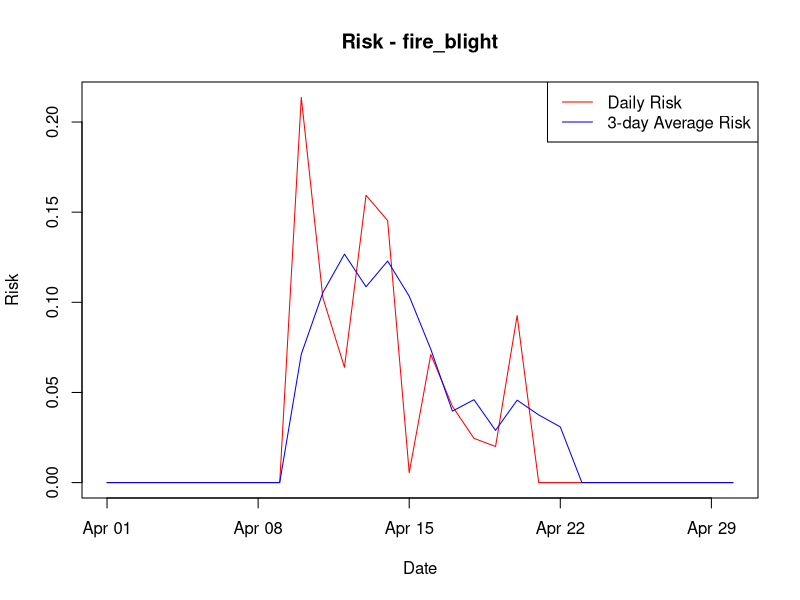

Write the R code that produced this figure.
#############################################
# Generic Bacterial Infection Model (FINAL)
# - Cardinal temperature response
# - Multiplication–Dispersal–Infection structure
# - Different dispersal pathways per disease
#############################################

# -------------------------------
# 1. INPUT DATA (example)
# -------------------------------

data <- data.frame(
  date = seq(as.Date("2024-04-01"), as.Date("2024-04-30"), by = "day"),
  temp = runif(30, 5, 35),      # daily mean temperature
  rh   = runif(30, 50, 100),    # relative humidity
  rain = runif(30, 0, 20),      # rainfall amount
  wind = runif(30, 0, 10),      # wind speed
  vulnerable_period = ifelse(1:30 %in% 10:20, 1, 0)
  # vulnerable_period:
  # 1 = host tissue / growth stage is vulnerable
  # 0 = host is not in a vulnerable stage
  # This replaces bloom so the same base model can be used across diseases.
)

# -------------------------------
# 2. GLOBAL PARAMETERS
# -------------------------------

global_params <- list(
  risk_threshold = 0.5,     # Empirical management threshold, thus requires 
                            # calibration with observed disease incidence
  risk_window = 3,          # moving average window for decision support
  growth_period = 3         # Number of preceding days used to calculate N
)

# -------------------------------
# 3. DISEASE-SPECIFIC PARAMETERS
# -------------------------------

disease_params <- list(
  
  fire_blight = list(  ##화상병
    N0 = 0.15,             # Initial inoculum pressure (0-1)
                           # Starting bacterial population level at day 1

    mu_max = 0.30,         # Maximum bacterial growth rate
                           # Growth rate under optimal temperature and RH
    
    T_min = 4,             # Minimum temperature for growth (°C)
                           # Growth ceases below this temperature
    
    T_opt = 28,            # Optimum temperature for growth (°C)
                           # Maximum growth occurs near this temperature
    
    T_max = 36,            # Maximum temperature for growth (°C)
                           # Growth ceases above this temperature
    
    rh_thresh_M = 50,      # RH threshold for multiplication module (%)
                           # f_RH(RH) in growth rate reaches 0.5 at this RH
    
    rh_thresh_I = 90,      # RH threshold for infection module (%)
                           # Wetness response W(RH, Rain) reaches 0.5 at this RH
    
    rain_thresh = 0.25,    # Rainfall threshold (mm)
                           # Wetness response = 1 when daily rain >= this value
    
    rain_coeff = 0.055,    # Rain-driven dispersal coefficient
                           # Contribution of rainfall to bacterial movement
    
    wind_coeff = 0.030,    # Wind-driven dispersal coefficient
                           # Contribution of wind to bacterial movement
    
    interaction_coeff = 0.0030,    # Rain × wind interaction coefficient
    # Additional dispersal generated by combined rainfall and wind events
    
    insect_coeff = 0.10,   # Insect-mediated dispersal probability
    # Additional dispersal pathway independent of weather
    
    use_rain = TRUE,       # Include rain dispersal pathway
    use_wind = TRUE,       # Include wind dispersal pathway
    use_interaction = TRUE,# Include rain × wind interaction pathway
    use_insect = TRUE,     # Include insect-mediated dispersal
    use_dispersal = TRUE,  # Calculate dispersal module D
    
    use_vulnerable_period = TRUE,
    # Host susceptibility period required
    # (flowering, young tissue, wound period, etc.)
    
    risk_threshold = 0.45  # Spray decision threshold
    # 3-day average risk above this value
    # triggers management action
  ),
  
  bacterial_spot = list(  ##고추세균성점무늬병
    N0 = 0.08,
    
    # Xanthomonas arboricola pv. pruni:
    # infection tested from 5–35 C;
    # infection optimum estimated at 28.9 C;
    # in vitro growth reported from 5–34 C, not above 35 C.
    mu_max = 0.26,
    T_min = 5,
    T_opt = 29,
    T_max = 35,
    
    # Leaf wetness is required; warm, wet, rainy/dewy conditions are key.
    rh_thresh_M = 50,
    rh_thresh_I = 90,
    rain_thresh = 0.25,
    
    # Mainly rain splash / wetness-driven.
    rain_coeff = 0.070,
    wind_coeff = 0.005,
    interaction_coeff = 0.0005,
    insect_coeff = 0.00,
    
    use_rain = TRUE,
    use_wind = FALSE,
    use_interaction = FALSE,
    use_insect = FALSE,
    use_dispersal = TRUE,
    use_vulnerable_period = TRUE,
    
    # PLOS model used S' = 0.5 as infection-risk threshold;
    # in this multiplied N*D*I model, slightly lower is reasonable.
    risk_threshold = 0.40
  ),
  
  bacterial_blight = list( ##벼 흰잎마름병
    N0 = 0.12,
    
    # Rice bacterial blight / Xanthomonas oryzae pv. oryzae:
    # disease-favoring environment commonly reported as 25–34 C
    # and RH > 70%.
    mu_max = 0.27,
    T_min = 10,
    T_opt = 30,
    T_max = 38,
    
    rh_thresh_M = 50,
    rh_thresh_I = 90,
    rain_thresh = 0.25,
    
    # Strong winds and continuous heavy rain favor spread.
    rain_coeff = 0.060,
    wind_coeff = 0.030,
    interaction_coeff = 0.0030,
    insect_coeff = 0.00,
    
    use_rain = TRUE,
    use_wind = TRUE,
    use_interaction = TRUE,
    use_insect = FALSE,
    use_dispersal = TRUE,
    use_vulnerable_period = TRUE,
    
    risk_threshold = 0.42
  ),
  
  ralstonia = list(  ##고추풋마름병
    N0 = 0.30,
    
    # Ralstonia solanacearum:
    # warm-climate soilborne pathogen;
    # in vitro maximum growth often around 30 C,
    # bacterial wilt intensity can be high at 30–35 C depending on host/root injury.
    mu_max = 0.32,
    T_min = 10,
    T_opt = 30,
    T_max = 40,
    
    # RH is only a weak proxy here; later soil moisture/root infection module needed.
    rh_thresh_M = 50,
    rh_thresh_I = 90,
    rain_thresh = 0.25,
    
    # Base module keeps aboveground dispersal off.
    rain_coeff = 0.000,
    wind_coeff = 0.000,
    interaction_coeff = 0.000,
    insect_coeff = 0.00,
    
    use_rain = FALSE,
    use_wind = FALSE,
    use_interaction = FALSE,
    use_insect = FALSE,
    use_dispersal = FALSE,
    use_vulnerable_period = FALSE,
    
    risk_threshold = 0.50
  )
)

# -------------------------------
# 4. PARAMETER VALIDATION
# -------------------------------

validate_disease_params <- function(p){
  
  if(!(p$T_min < p$T_opt && p$T_opt < p$T_max)){
    stop("Temperature parameters must satisfy T_min < T_opt < T_max.")
  }
  
  if(p$N0 < 0 || p$N0 > 1){
    stop("N0 must be between 0 and 1.")
  }

  if(p$mu_max < 0){
    stop("mu_max must be non-negative.")
  }

  if(p$rh_thresh_M < 0 || p$rh_thresh_M > 100 ||
     p$rh_thresh_I < 0 || p$rh_thresh_I > 100){
    stop("rh_thresh_M and rh_thresh_I must be between 0 and 100.")
  }

  if(p$rain_thresh < 0){
    stop("rain_thresh must be non-negative.")
  }
  
  if(p$rain_coeff < 0 || p$wind_coeff < 0 || 
     p$interaction_coeff < 0 || p$insect_coeff < 0){
    stop("Dispersal coefficients must be non-negative.")
  }
}

# -------------------------------
# 5. CARDINAL TEMPERATURE FUNCTION
# -------------------------------

temp_response <- function(T, T_min, T_opt, T_max){
  
  if(!(T_min < T_opt && T_opt < T_max)){
    stop("Temperature parameters must satisfy T_min < T_opt < T_max.")
  }
  
  response <- rep(0, length(T))
  
  valid <- T > T_min & T < T_max
  
  exponent <- (T_max - T_opt) / (T_opt - T_min)
  
  response[valid] <-
    ((T[valid] - T_min) *
       (T_max - T[valid])^exponent) /
    ((T_opt - T_min) *
       (T_max - T_opt)^exponent)
  
  response <- pmax(0, pmin(response, 1))
  
  return(response)
}

# -------------------------------
# 5-1. HUMIDITY RESPONSE FUNCTION
# -------------------------------

# f_RH(RH) = 1 / (1 + exp[-k_w * (RH - RH_th)])
# RH_th: RH threshold where the response reaches 0.5
#        (rh_thresh_M for multiplication, rh_thresh_I for infection)
# k_w  : logistic slope (fixed at 0.3)

rh_response <- function(RH, RH_th, k_w = 0.3){
  plogis(k_w * (RH - RH_th))
}

# -------------------------------
# 5-2. WETNESS RESPONSE FUNCTION
# -------------------------------

# W(RH, Rain) = 1                                  if Rain >= Rain_th
#             = 1 / (1 + exp[-k * (RH - RH_th)])   if Rain <  Rain_th

wetness_response <- function(RH, Rain, RH_th, Rain_th, k = 0.3){
  ifelse(Rain >= Rain_th, 1, rh_response(RH, RH_th, k))
}

# -------------------------------
# 6. MULTIPLICATION
# -------------------------------

calc_population <- function(data, disease_param, growth_period){
  validate_disease_params(disease_param)

  if(length(growth_period) != 1 || is.na(growth_period) ||
     growth_period < 0 || growth_period != as.integer(growth_period)){
    stop("growth_period must be a non-negative integer.")
  }

  n <- nrow(data)
  if(n == 0){
    return(numeric(0))
  }

  # Daily growth rate r_t = mu_max * f_T(T) * f_RH(RH).
  temp_eff <- temp_response(
    data$temp,
    disease_param$T_min,
    disease_param$T_opt,
    disease_param$T_max
  )
  rh_eff <- rh_response(data$rh, disease_param$rh_thresh_M)
  r <- disease_param$mu_max * temp_eff * rh_eff

  N <- numeric(n)

  # For each date, restart from N0 and apply available daily growth rates
  # from t - growth_period through t (growth_period + 1 rates when a full history is available).
  for(t in seq_len(n)){
    first_day <- max(1, t - growth_period)
    current_N <- disease_param$N0

    for(s in first_day:t){
      current_N <- current_N + r[s] * current_N * (1 - current_N)
      current_N <- max(0, min(current_N, 1))
    }

    N[t] <- current_N
  }

  return(N)
}
# -------------------------------
# 7. DISPERSAL
# -------------------------------

calc_dispersal <- function(data, disease_param){
  
  total_effect <- rep(0, nrow(data))
  
  if(disease_param$use_rain){
    total_effect <- total_effect +
      disease_param$rain_coeff * data$rain
  }
  
  if(disease_param$use_wind){
    total_effect <- total_effect +
      disease_param$wind_coeff * data$wind
  }
  
  if(disease_param$use_interaction){
    total_effect <- total_effect +
      disease_param$interaction_coeff * data$rain * data$wind
  }
  
  D_weather <- 1 - exp(-total_effect)
  
  if(disease_param$use_insect){
    
    D_insect <- rep(disease_param$insect_coeff, nrow(data))
    
    D <- 1 - (1 - D_weather) * (1 - D_insect)
    
  } else {
    D <- D_weather
  }
  
  D <- pmax(0, pmin(D, 1))
  
  return(D)
}

# -------------------------------
# 8. INFECTION
# -------------------------------

calc_infection <- function(data, disease_param){
  
  wetness <- wetness_response(
    data$rh,
    data$rain,
    disease_param$rh_thresh_I,
    disease_param$rain_thresh
  )
  
  temp_eff <- temp_response(
    data$temp,
    disease_param$T_min,
    disease_param$T_opt,
    disease_param$T_max
  )
  
  if(disease_param$use_vulnerable_period){
    vp_factor <- data$vulnerable_period
  } else {
    vp_factor <- rep(1, nrow(data))
  }
  
  I <- wetness * temp_eff * vp_factor
  
  I <- pmax(0, pmin(I, 1))
  
  return(I)
}

# -------------------------------
# 9. RUN MODEL
# -------------------------------

run_model <- function(data, disease_param, growth_period = 3){
  
  validate_disease_params(disease_param)
  
  N <- calc_population(data, disease_param, growth_period)
  
  I <- calc_infection(data, disease_param)
  
  if(disease_param$use_dispersal){
    
    D <- calc_dispersal(data, disease_param)
    
    Risk <- N * D * I
    
  } else {
    
    D <- rep(1, nrow(data))
    
    Risk <- N * I
  }
  
  Risk <- pmax(0, pmin(Risk, 1))
  
  result <- data.frame(
    date = data$date,
    N = N,
    D = D,
    I = I,
    Risk = Risk
  )
  
  return(result)
}

# -------------------------------
# 10. SPRAY DECISION
# -------------------------------

spray_decision <- function(result, disease_param, global_params){
  
  risk_window <- global_params$risk_window
  
  risk_3day_avg <- stats::filter(
    result$Risk,
    rep(1 / risk_window, risk_window),
    sides = 1
  )
  
  risk_3day_avg <- as.numeric(risk_3day_avg)
  
  risk_3day_avg[is.na(risk_3day_avg)] <- 0
  
  threshold <- disease_param$risk_threshold
  
  spray <- ifelse(risk_3day_avg > threshold, 1, 0)
  
  result$risk_3day_avg <- risk_3day_avg
  result$spray <- spray
  
  return(result)
}

# -------------------------------
# 11. RUN
# -------------------------------

disease <- "fire_blight"

disease_param <- disease_params[[disease]]

res <- run_model(data, disease_param, global_params$growth_period)

res <- spray_decision(res, disease_param, global_params)

print(res)

# -------------------------------
# 12. VISUALIZATION
# -------------------------------

plot(
  res$date,
  res$Risk,
  type = "l",
  col = "red",
  main = paste("Risk -", disease),
  ylab = "Risk",
  xlab = "Date"
)

lines(res$date, res$risk_3day_avg, col = "blue")

legend(
  "topright",
  legend = c("Daily Risk", "3-day Average Risk"),
  col = c("red", "blue"),
  lty = 1
)
